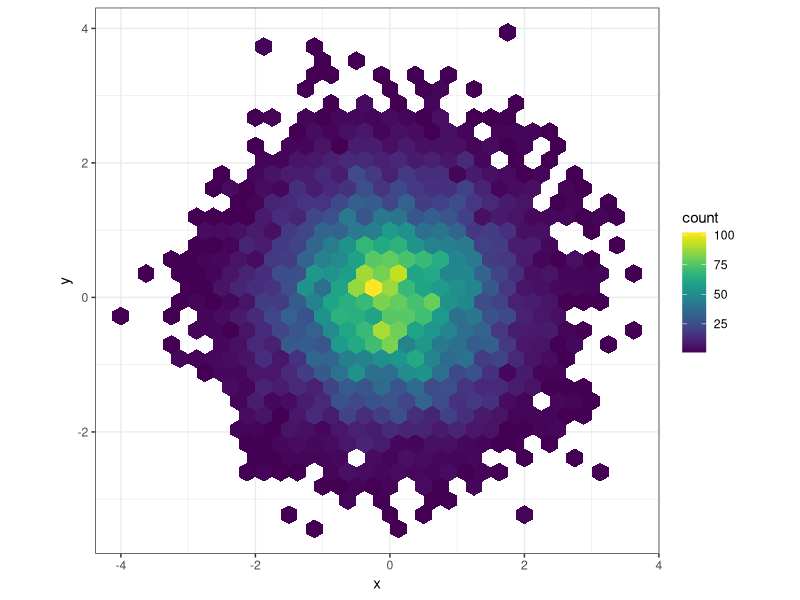
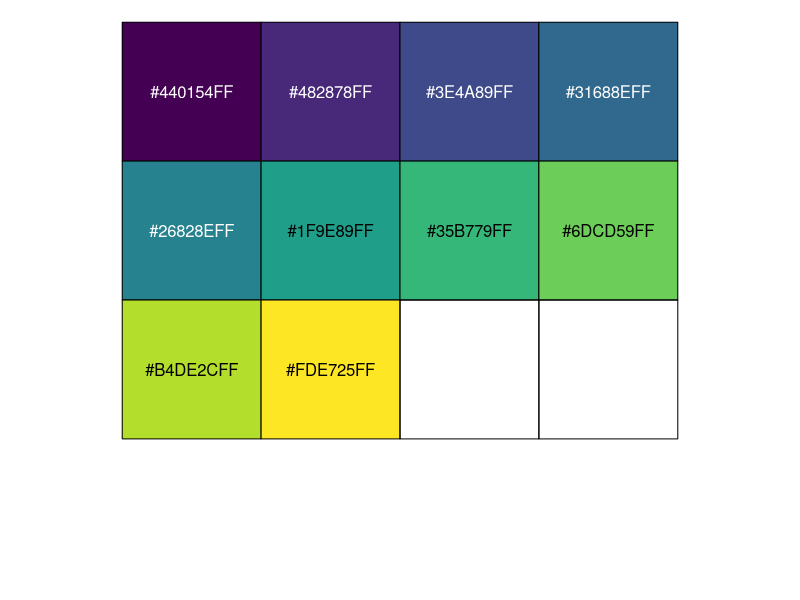
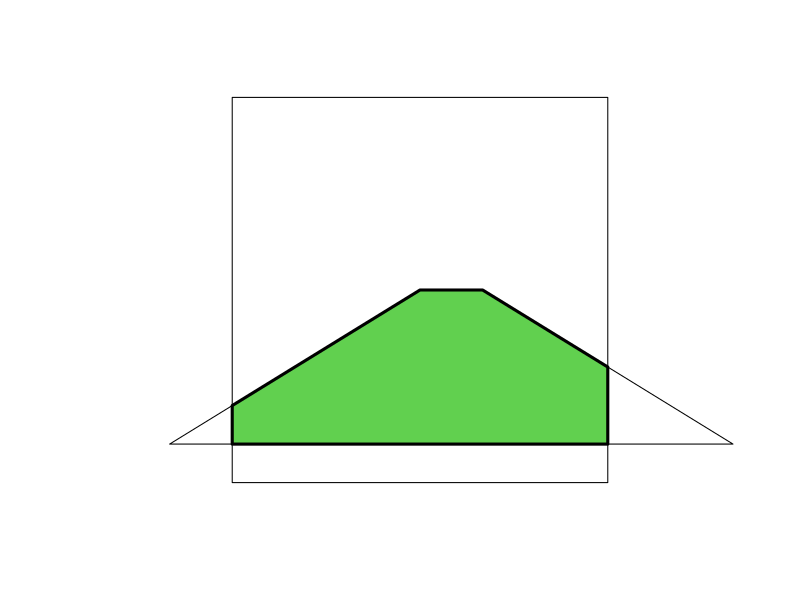

Here is the R script that generated these plots, in order:
## ---- chunk 1
#install.packages("viridis")
library(viridis)
## ---- chunk 2
#install.packages("hexbin")
library(hexbin)
library(ggplot2)
ggplot(data.frame(x = rnorm(10000), y = rnorm(10000)), aes(x = x, y = y)) +
  geom_hex() + coord_fixed() +
  scale_fill_viridis() + theme_bw()
## ---- chunk 3
viridis(n=10, alpha=1, option="D")
## ---- chunk 4
library(scales)
show_col(viridis_pal()(10))
## ---- chunk 5
library(permute)
set.seed(2)
shuffle(10)
set.seed(2)
sample(1:10,10,replace=F)
## ---- chunk 6
Djackal <- numeric(length = 5000)
data(jackal)
N <- nrow(jackal)

#funkcja do liczenia roznic srednich
meanDif <- function(x, grp) {
    mean(x[grp == "Male"]) - mean(x[grp == "Female"])
}

#dla roznych kombinacji liczy roznice srednich
set.seed(42)
for (i in seq_len(length(Djackal) - 1)) {
   perm <- shuffle(N)
   Djackal[i] <- with(jackal, meanDif(Length, Sex[perm]))
}
#ostatnim elementem jest zaobserwowana na zbiorze roznica srednich
Djackal[5000] <- with(jackal, meanDif(Length, Sex))

#ile roznic jest wiekszych niz zaobserwowana
Dbig <- sum(Djackal >= Djackal[5000])
# p-value
Dbig/length(Djackal)


## ---- chunk 7
wektor<-c(1,2,3)
allPerms(wektor)
allPerms(3)
## ---- chunk 8
library(foreach)
times(3) %do% rnorm(1)
#ekwiwalent do wywołania rnorm(3)
## ---- chunk 9
x<-matrix(runif(500),100)
y<-gl(2,50)
library(randomForest)
rf <- foreach(ntree=rep(250, 4), .combine=combine) %do%
randomForest(x, y, ntree=ntree)
rf

#jesli bysmy chcieli odpalić żeby liczyło równolegle to najpierw musimy zarejestrować backend, a potem:
# rf <- foreach(ntree=rep(250, 4), .combine=combine, .packages='randomForest') %dopar%
# randomForest(x, y, ntree=ntree)
# rf

## ---- chunk 10
library(iterators)
x <- foreach(a=irnorm(1, count=10), .combine='c') %:% when(a >= 0) %do% sqrt(a)
x
## ---- chunk 11
library(polyclip)

A <- list(list(x=1:10, y=c(1:5,5:1)))
B <- list(list(x=c(2,8,8,2),y=c(0,0,10,10)))
plot(c(0,10),c(0,10), type="n", axes=FALSE, xlab="", ylab="")
polygon(A[[1]])
polygon(B[[1]])
C <- polyclip(A, B,op = "intersection")
polygon(C[[1]], lwd=3, col=3)
